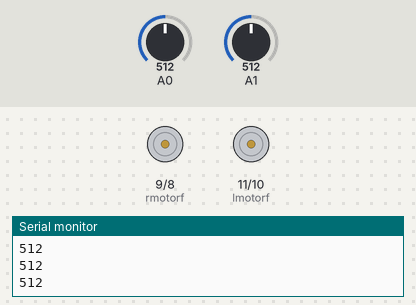
Bench run of a sketch on a simulated Arduino Uno, built with avr-gcc and run on an emulated ATmega328P. Parts: motor-driver pin pairs drawn as motors (green arrow = first pin HIGH = forward, orange = second pin HIGH = backward, longer = more drive), the last lines printed to the serial monitor. Inputs (shaded band) come from the test bench; at power-on: A0 = 512, A1 = 512.

Above: at 1.2 s.
1.3 s: A0 set to 482
At 2.3 s:
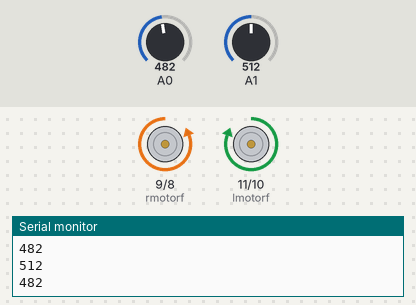
2.8 s: A1 set to 487
At 3.3 s:
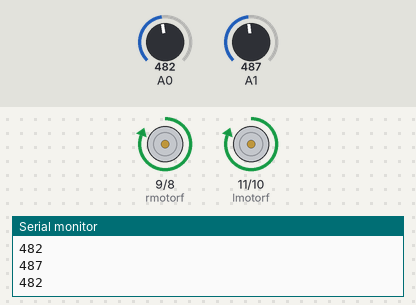
4.3 s: A0 set to 510
At 5.5 s:
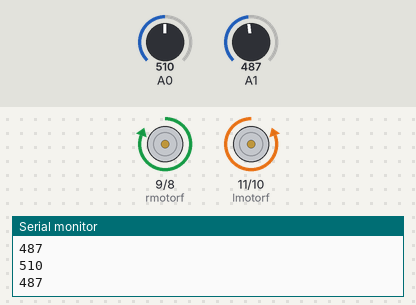
5.8 s: A0 set to 490
At 7.0 s:
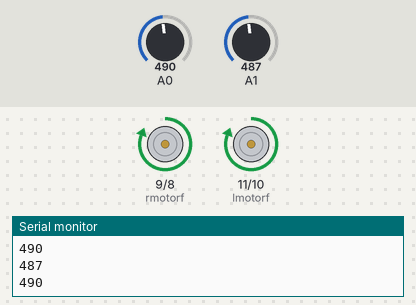
7.3 s: A0 set to 511
At 8.1 s:
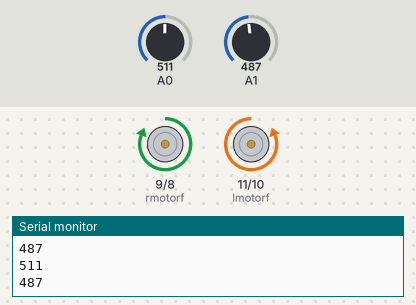
Timing chart, 0 to 9.8 s (numbered marks = the images above; inputs shaded):
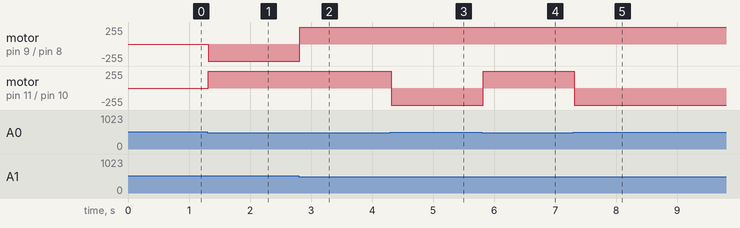

Measured:
- the behaviour switches between 501 and 500 on A0 (found by bisection; images 0 and 1)
- the behaviour switches between 501 and 500 on A1 (found by bisection; images 1 and 2)
- after the input at 1.3 s, motor on pin 9 (rmotorf) / pin 8 (rmotorb): stopped → backward 255/255 at once; motor on pin 11 (lmotorf) / pin 10 (lmotorb): stopped → forward 255/255 at once
- after the input at 2.8 s, motor on pin 9 (rmotorf) / pin 8 (rmotorb): backward 255/255 → forward 255/255 at once
- after the input at 4.3 s, motor on pin 11 (lmotorf) / pin 10 (lmotorb): forward 255/255 → backward 255/255 at once
- after the input at 5.8 s, motor on pin 11 (lmotorf) / pin 10 (lmotorb): backward 255/255 → forward 255/255 at once
- after the input at 7.3 s, motor on pin 11 (lmotorf) / pin 10 (lmotorb): forward 255/255 → backward 255/255 at once

The sketch:

linefollowarduino.ino
```cpp
  // line follower arduino

  #define lmotorf 11
  #define lmotorb 10
  #define rmotorf 9
  #define rmotorb 8

void setup() {
  pinMode(lmotorf,OUTPUT);
  pinMode(lmotorb,OUTPUT);
  pinMode(rmotorf,OUTPUT);
  pinMode(rmotorb,OUTPUT);
  pinMode(A0,INPUT);
  pinMode(A1,INPUT);
  Serial.begin(9600);

}

void loop() {
  int lsensor=analogRead(A0);
  int rsensor=analogRead(A1);
  Serial.println(lsensor);
  Serial.println(rsensor);


  if((lsensor<=500)&&(rsensor<=500)) //both on white
  {
    digitalWrite(lmotorf,HIGH);
    digitalWrite(rmotorf,HIGH);
    digitalWrite(lmotorb,LOW);
    digitalWrite(rmotorb,LOW);
  }
  else if((lsensor>=500)&&(rsensor<=500)) //left on black
  {
    digitalWrite(lmotorf,LOW);
    digitalWrite(rmotorf,HIGH);
    digitalWrite(lmotorb,HIGH);
    digitalWrite(rmotorb,LOW);
  }
  else if((lsensor<=500)&&(rsensor>=500)) //right on black
  {
    digitalWrite(lmotorf,HIGH);
    digitalWrite(rmotorf,LOW);
    digitalWrite(lmotorb,LOW);
    digitalWrite(rmotorb,HIGH);
  }
  else //both on black
  {
    digitalWrite(lmotorf,LOW);
    digitalWrite(rmotorf,LOW);
    digitalWrite(lmotorb,LOW);
    digitalWrite(rmotorb,LOW);
  }
}
```
